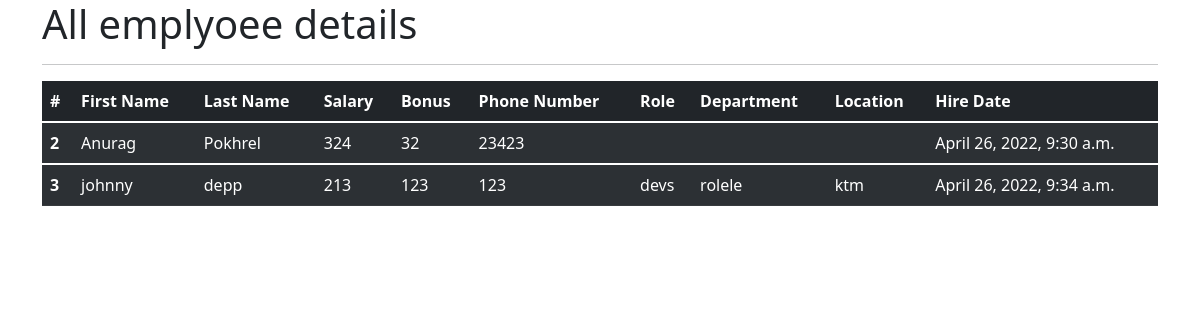
The app's page /all_emp with its own data.
### emp_app/models.py (models this page shows, shortened)
class Employee(models.Model):
    first_name = models.CharField(max_length=50, null=False)
    last_name = models.CharField(max_length=50)
    dept = models.ForeignKey(Department, on_delete=models.CASCADE,db_constraint=False)
    salary = models.IntegerField(default=0)
    bonus = models.IntegerField(default=0)
    role = models.ForeignKey(Role, on_delete=models.CASCADE, db_constraint=False)
    phone = models.IntegerField(default=0)
    hire_date = models.DateTimeField()
    def __str__(self):
        return "%s %s %s" %(self.first_name, self.last_name, self.phone)

class Role(models.Model):
    name = models.CharField(max_length=50, null=False)

class Department(models.Model):
    name = models.CharField(max_length=100, null=False)
    location = models.CharField(max_length=100)

### emp_app/views.py (the view)
# urls.py: path('all_emp', views.all_emp, name='all_emp'),
def all_emp(request):
    emps = Employee.objects.all()
    context = {
        'emps' : emps
    }
    print(context)
    return render(request, 'all_emp.html', context)

### emp_app/templates/all_emp.html (shortened to what this page needs)
<!doctype html>
<html lang="en">
  <head>
    <link href="https://cdn.jsdelivr.net/npm/bootstrap@5.1.3/dist/css/bootstrap.min.css" rel="stylesheet">
  </head>
  <body>
    <div class="container">
        <h1>All emplyoee details</h1>
        <hr>
        <table class="table table-dark table-striped">
          <thead>
            <tr>
              <th scope="col">#</th>
              <th scope="col">First Name</th>
              <th scope="col">Last Name</th>
              <th scope="col">Salary</th>
              <th scope="col">Bonus</th>
              <th scope="col">Phone Number</th>
              <th scope="col">Role</th>
              <th scope="col">Department</th>
              <th scope="col">Location</th>
              <th scope="col">Hire Date</th>
            </tr>
          </thead>
          {% for emp in emps %}
          <tbody>
            <tr>
              <th scope="row">{{ emp.id }}</th>
              <td>{{emp.first_name}}</td>
              <td>{{emp.last_name}}</td>
              <td>{{emp.salary}}</td>
              <td>{{emp.bonus}}</td>
              <td>{{emp.phone}}</td>
              <td>{{emp.role.name}}</td>
              <td>{{emp.dept.name}}</td>
              <td>{{emp.dept.location}}</td>
              <td>{{emp.hire_date}}</td>
            </tr>
          </tbody>
          {% endfor %}
        </table>
      </div>
  </body>
</html>

### records on screen
Employee: id "2", first_name "Anurag", last_name "Pokhrel", salary "324", bonus "32", phone "23423", hire_date "April 26, 2022, 9:30 a.m."
Employee: id "3", first_name "johnny", last_name "depp", salary "213", bonus "123", phone "123", role.name "devs", dept.name "rolele", dept.location "ktm", hire_date "April 26, 2022, 9:34 a.m."
